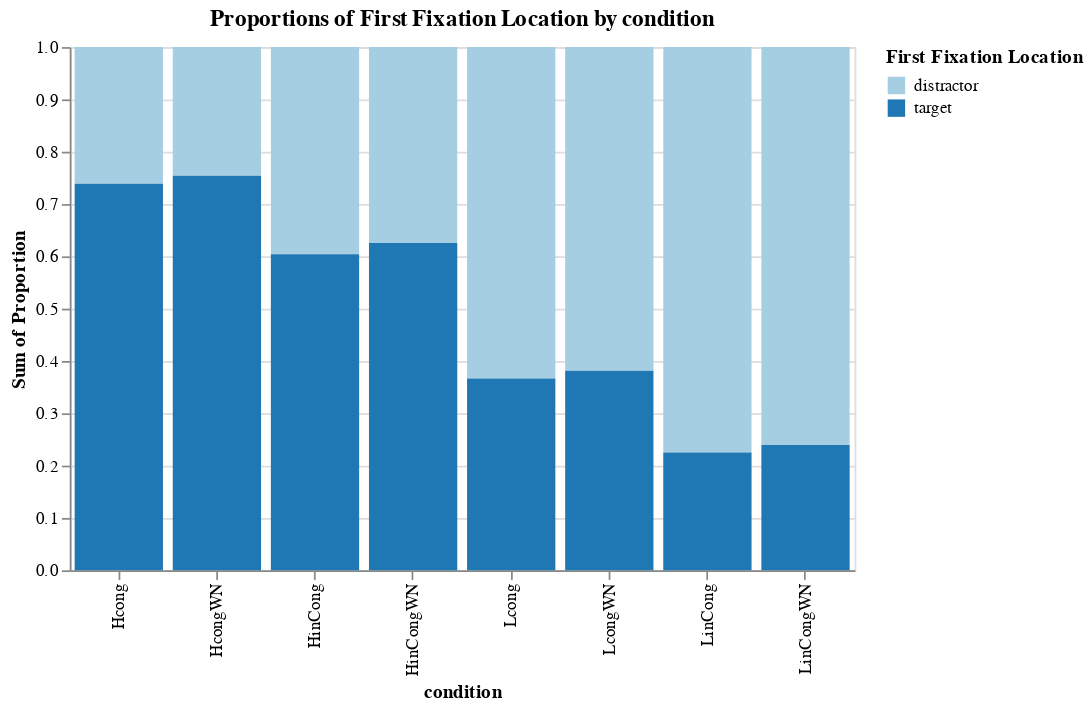

The cell this chart's notebook holds for it:
### Code cell
my_valList = ['distractor','target'] # define value list
my_idList = ['condition'] # define id variable

# plot proportions
prop_plot = ah.stacked_bar_graph(df = first_fix_props,id_vars_list = my_idList,value_vars_list=my_valList,
                   var_name_str = 'First Fixation Location', value_name_str='Proportion', x='condition', 
                   y = 'Proportion', z='First Fixation Location', output_directory=fig_output, custom_scheme = 'paired')
prop_plot

### Figure 1 — Vega-Lite specification as saved in the notebook (floating-point values rounded to 4 significant figures)
{"config": {"view": {"continuousWidth": 400, "continuousHeight": 300}}, "data": {"name": "data-5831741b0d3a81620708e71999091949"}, "mark": "bar", "encoding": {"color": {"type": "nominal", "field": "First Fixation Location", "scale": {"scheme": "paired"}}, "x": {"type": "nominal", "field": "condition"}, "y": {"type": "quantitative", "aggregate": "sum", "field": "Proportion"}}, "title": "Proportions of First Fixation Location by condition", "width": 450, "$schema": "https://vega.github.io/schema/vega-lite/v4.8.1.json", "datasets": {"data-5831741b0d3a81620708e71999091949": [{"condition": "HcongWN", "First Fixation Location": "distractor", "Proportion": 0.2457}, {"condition": "HinCongWN", "First Fixation Location": "distractor", "Proportion": 0.3745}, {"condition": "LinCong", "First Fixation Location": "distractor", "Proportion": 0.7747}, {"condition": "HinCong", "First Fixation Location": "distractor", "Proportion": 0.3958}, {"condition": "LcongWN", "First Fixation Location": "distractor", "Proportion": 0.6187}, {"condition": "Hcong", "First Fixation Location": "distractor", "Proportion": 0.261}, {"condition": "LinCongWN", "First Fixation Location": "distractor", "Proportion": 0.7605}, {"condition": "Lcong", "First Fixation Location": "distractor", "Proportion": 0.6336}, {"condition": "HcongWN", "First Fixation Location": "target", "Proportion": 0.7543}, {"condition": "HinCongWN", "First Fixation Location": "target", "Proportion": 0.6255}, {"condition": "LinCong", "First Fixation Location": "target", "Proportion": 0.2253}, {"condition": "HinCong", "First Fixation Location": "target", "Proportion": 0.6042}, {"condition": "LcongWN", "First Fixation Location": "target", "Proportion": 0.3813}, {"condition": "Hcong", "First Fixation Location": "target", "Proportion": 0.739}, {"condition": "LinCongWN", "First Fixation Location": "target", "Proportion": 0.2395}, {"condition": "Lcong", "First Fixation Location": "target", "Proportion": 0.3664}]}}
